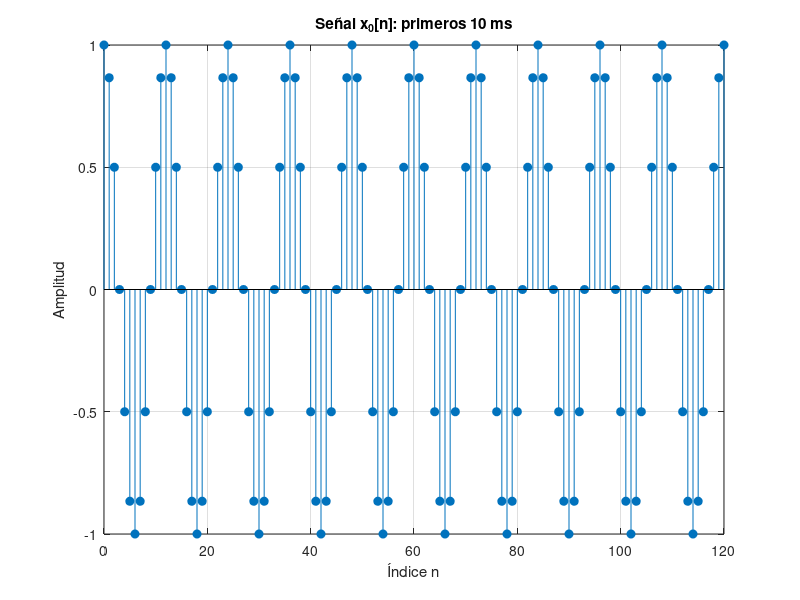
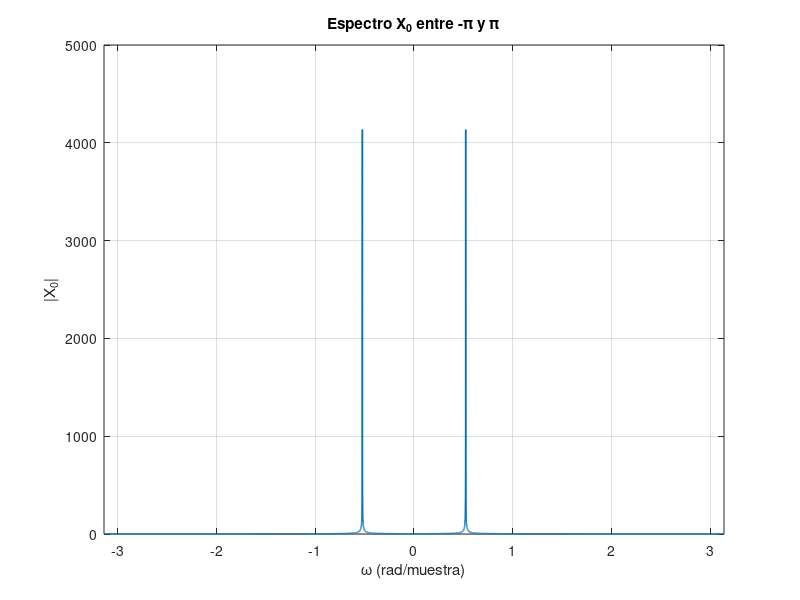
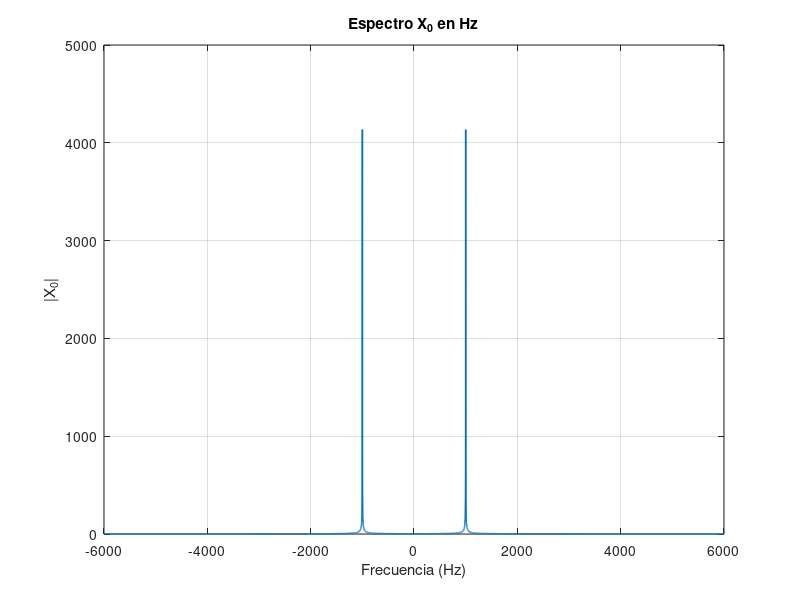
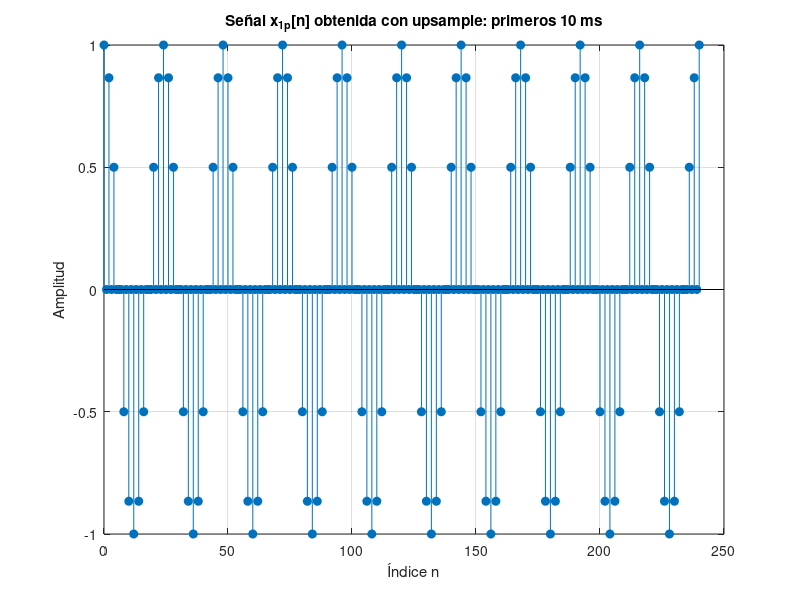

MATLAB code for these plots, in order:
%% interpYdiez.m
% Interpolación, diezmado y comparación con interp/decimate.
% Requiere Signal Processing Toolbox.

clear;
close all;
clc;

w = 2000*pi;          % f0 = 1000 Hz
f0 = w/(2*pi);
T = 1/f0;

%% Señal original muestreada a 12 kHz
fs = 12e3;
Ts = 1/fs;
duracion = 1;         % segundos
n = 0:round(fs*duracion);
xn = cos(w*n*Ts);

muestras_10ms = floor(10e-3*fs);

figure;
stem(n(1:muestras_10ms+1),xn(1:muestras_10ms+1),'filled');
grid on;
title('Señal x_0[n]: primeros 10 ms');
xlabel('Índice n');
ylabel('Amplitud');

N = 10000;
W = linspace(-pi,pi,N);
X0 = fftshift(fft(xn,N));
f0_axis = linspace(-fs/2,fs/2,N);

figure;
plot(W,abs(X0),'LineWidth',1.1);
xlim([-pi pi]);
grid on;
title('Espectro X_0 entre -\pi y \pi');
xlabel('\omega (rad/muestra)');
ylabel('|X_0|');

figure;
plot(f0_axis,abs(X0),'LineWidth',1.1);
xlim([-fs/2 fs/2]);
grid on;
title('Espectro X_0 en Hz');
xlabel('Frecuencia (Hz)');
ylabel('|X_0|');

%% Interpolación por 2: 12 kHz -> 24 kHz
fs2 = 24e3;
[p,q] = rat(fs2/fs);   % p = 2, q = 1

% upsample inserta p-1 ceros entre muestras
x1p = upsample(xn,p);
n1 = 0:length(x1p)-1;
lim1 = min(floor(10e-3*fs2),length(x1p)-1);

figure;
stem(n1(1:lim1+1),x1p(1:lim1+1),'filled');
grid on;
title('Señal x_{1p}[n] obtenida con upsample: primeros 10 ms');
xlabel('Índice n');
ylabel('Amplitud');

X1P = fftshift(fft(x1p,N));
f2_axis = linspace(-fs2/2,fs2/2,N);

figure;
plot(W,abs(X1P),'LineWidth',1.1);
xlim([-pi pi]);
grid on;
title('Espectro X_{1P} entre -\pi y \pi');
xlabel('\omega (rad/muestra)');
ylabel('|X_{1P}|');

figure;
plot(f2_axis,abs(X1P),'LineWidth',1.1);
xlim([-fs2/2 fs2/2]);
grid on;
title('Espectro X_{1P} en Hz');
xlabel('Frecuencia (Hz)');
ylabel('|X_{1P}|');

% interp inserta ceros y aplica un filtro paso bajo
x1n = interp(xn,p);
n1f = 0:length(x1n)-1;
lim1f = min(floor(10e-3*fs2),length(x1n)-1);

figure;
stem(n1f(1:lim1f+1),x1n(1:lim1f+1),'filled');
grid on;
title('Señal x_{1n}[n] obtenida mediante interp');
xlabel('Índice n');
ylabel('Amplitud');

X1N = fftshift(fft(x1n,N));

figure;
plot(W,abs(X1N),'LineWidth',1.1);
xlim([-pi pi]);
grid on;
title('Espectro X_{1N} entre -\pi y \pi');
xlabel('\omega (rad/muestra)');
ylabel('|X_{1N}|');

figure;
plot(f2_axis,abs(X1N),'LineWidth',1.1);
xlim([-fs2/2 fs2/2]);
grid on;
title('Espectro X_{1N} en Hz');
xlabel('Frecuencia (Hz)');
ylabel('|X_{1N}|');

%% Diezmado por 2: 12 kHz -> 6 kHz
fs3 = 6e3;
[p2,q2] = rat(fs3/fs); % p2 = 1, q2 = 2

% downsample elimina q2-1 muestras de cada q2
x2p = downsample(xn,q2);
n2 = 0:length(x2p)-1;
lim2 = min(floor(10e-3*fs3),length(x2p)-1);

figure;
stem(n2(1:lim2+1),x2p(1:lim2+1),'filled');
grid on;
title('Señal x_{2q}[n] obtenida con downsample: primeros 10 ms');
xlabel('Índice n');
ylabel('Amplitud');

X2P = fftshift(fft(x2p,N));
f3_axis = linspace(-fs3/2,fs3/2,N);

figure;
plot(W,abs(X2P),'LineWidth',1.1);
xlim([-pi pi]);
grid on;
title('Espectro X_{2Q} entre -\pi y \pi');
xlabel('\omega (rad/muestra)');
ylabel('|X_{2Q}|');

figure;
plot(f3_axis,abs(X2P),'LineWidth',1.1);
xlim([-fs3/2 fs3/2]);
grid on;
title('Espectro X_{2Q} en Hz');
xlabel('Frecuencia (Hz)');
ylabel('|X_{2Q}|');

% decimate filtra antes de eliminar muestras
x2n = decimate(xn,q2);
n2f = 0:length(x2n)-1;
lim2f = min(floor(10e-3*fs3),length(x2n)-1);

figure;
stem(n2f(1:lim2f+1),x2n(1:lim2f+1),'filled');
grid on;
title('Señal x_{2n}[n] obtenida mediante decimate');
xlabel('Índice n');
ylabel('Amplitud');

X2N = fftshift(fft(x2n,N));

figure;
plot(W,abs(X2N),'LineWidth',1.1);
xlim([-pi pi]);
grid on;
title('Espectro X_{2N} entre -\pi y \pi');
xlabel('\omega (rad/muestra)');
ylabel('|X_{2N}|');

figure;
plot(f3_axis,abs(X2N),'LineWidth',1.1);
xlim([-fs3/2 fs3/2]);
grid on;
title('Espectro X_{2N} en Hz');
xlabel('Frecuencia (Hz)');
ylabel('|X_{2N}|');

%% Diezmado por 8: 12 kHz -> 1.5 kHz
% Esta frecuencia final no cumple Nyquist para una señal de 1 kHz.
fs4 = 1.5e3;
[p3,q3] = rat(fs4/fs); % p3 = 1, q3 = 8

x3q = downsample(xn,q3);
n3 = 0:length(x3q)-1;
lim3 = min(floor(10e-3*fs4),length(x3q)-1);

figure;
stem(n3(1:lim3+1),x3q(1:lim3+1),'filled');
grid on;
title('Señal x_{3q}[n] obtenida con downsample: primeros 10 ms');
xlabel('Índice n');
ylabel('Amplitud');

% Corrección respecto al código original: aquí se calcula la FFT de x3q.
X3Q = fftshift(fft(x3q,N));
f4_axis = linspace(-fs4/2,fs4/2,N);

figure;
plot(W,abs(X3Q),'LineWidth',1.1);
xlim([-pi pi]);
grid on;
title('Espectro X_{3Q} entre -\pi y \pi');
xlabel('\omega (rad/muestra)');
ylabel('|X_{3Q}|');

figure;
plot(f4_axis,abs(X3Q),'LineWidth',1.1);
xlim([-fs4/2 fs4/2]);
grid on;
title('Espectro X_{3Q} en Hz');
xlabel('Frecuencia (Hz)');
ylabel('|X_{3Q}|');

x3n = decimate(xn,q3);
n3f = 0:length(x3n)-1;
lim3f = min(floor(10e-3*fs4),length(x3n)-1);

figure;
stem(n3f(1:lim3f+1),x3n(1:lim3f+1),'filled');
grid on;
title('Señal x_{3n}[n] obtenida mediante decimate');
xlabel('Índice n');
ylabel('Amplitud');

X3N = fftshift(fft(x3n,N));

figure;
plot(W,abs(X3N),'LineWidth',1.1);
xlim([-pi pi]);
grid on;
title('Espectro X_{3N} entre -\pi y \pi');
xlabel('\omega (rad/muestra)');
ylabel('|X_{3N}|');

figure;
plot(f4_axis,abs(X3N),'LineWidth',1.1);
xlim([-fs4/2 fs4/2]);
grid on;
title('Espectro X_{3N} en Hz');
xlabel('Frecuencia (Hz)');
ylabel('|X_{3N}|');
